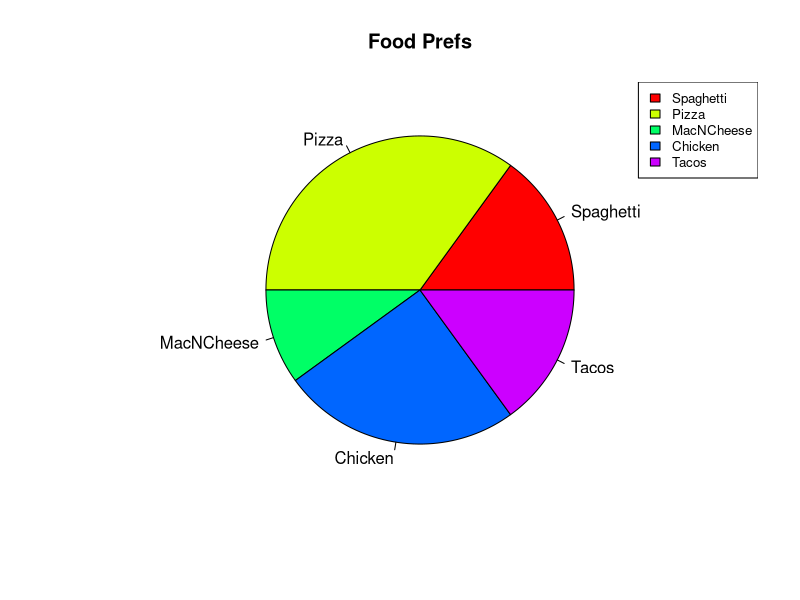

Write R code to recreate this figure.
# for comments xD

#assignment: can be achieved with = or <-
#example: (variable names can have . )
#header.beaver1 <- head(beaver1)
#printing a variable:
#print(header.beaver1)

#types of data in R:
#print(class(4))
#print(class(4L))
#print(class(T))
#print(class(1 + 4i))
#print(class("Sample"))
#print(class(charToRaw("Sample")))

#Arithmetic operators:
#sprintf("4 + 5 = %d" , 4 + 5)
#sprintf("4 - 5 = %d" , 4 - 5)
#sprintf("4 * 5 = %d" , 4 * 5)
#sprintf("4 / 5 = %1.3f" , 4 / 5)
#sprintf("4 %% 5 = %d" , 4 %% 5)
#sprintf("4 ^ 5 = %d" , 4^5)

##vector:
#numbers = c(3, 2, 0, 1, 8)
##print a vector:
#numbers
#numbers[1]	#1 based not 0
#length(numbers)
#numbers[length(numbers)]
#numbers[-1]
#numbers[c(1,2)]
#numbers[2:3]
#numbers[5] = 1
#numbers[c(4,5)] = 2
#numbers
#sort(numbers, decreasing=T)
#oneToTen = 1:10
#add3 = seq(from= 3, to = 27, by= 3)
#add3
#evens = seq(from = 2, by = 2, length.out = 10)
#evens
#sprintf("4 in evens %s" , 4 %in% evens)
#rep(x = 2, times = 5, each = 2)
#rep(x = c(1, 2, 3), times = 2, each = 2)

##Relational operators:
#sprintf("4 == 5 : %s", 4 == 5)
#sprintf("4 != 5 : %s" ,4 != 5)
#sprintf("4 > 5 : %s" ,4 > 5)
#sprintf("4 < 5 : %s" ,4 < 5)
#sprintf("4 >= 5 : %s" ,4 >= 5)
#sprintf("4 <= 5 : %s" ,4 <= 5)

#oneTo20= c(1:20)
#isEven = oneTo20 %% 2 == 0
#isEven

#justEvens = oneTo20[oneTo20 %% 2 == 0]
#justEvens

##Logic operators:
#cat("TRUE && FALSE = ", T && F, "\n")
#cat("TRUE || FALSE = ", T || F, "\n")
#cat("!TRUE = ", !T, "\n")

##Decision making statements:
#age = 18
#if(age >= 18){
#	print("Drive and Vote")
#}else if(age >= 16){
#	print("Drive")
#}else{
#	print("Wait")
#}
#grade = "C"
#switch(grade,
#       "A" = print("great"),
#       "B" = print("good"),
#       "C" = print("ok"),
#       "D" = print("Bad"),
#       "F" = print("terrible"),
#       print("No such grade"))

##Strings:
#str1 = "This is a string"
#nchar(str1)
#sprintf(" Dog > Egg : %s", "Dog" > "Egg")
#sprintf(" Dog == Egg : %s", "Dog" == "Egg")
#str2 = paste("Owl", "Bear", sep="")
#str2
#substr(x = str2, start = 4, stop = 7)
#sub(pattern = "Owl", replacement = "Hawk", x = str2)
#gsub(pattern = "Egg", replacement = "Chicken", x = "Egg, Egg")
#strVect = strsplit("A dog ran fast" , " ")
#strVect

##Factors:
#direction = c("Up", "Left", "Right", "Down", "Left", "Up")
#factorDir = factor(direction)
#is.factor(factorDir)
#factorDir
#levels(x=factorDir)
#dow = c("Monday", "Tuesday", "Wednesday", "Thursday", "Friday", "Saturday", "Sunday")
#wDays = c("Tuesday", "Thursday", "Monday")
#wdFact = factor(x = wDays, levels = dow, ordered = T)
#wdFact

##Data frames (finally xD)
#customerData = data.frame(name = c("Tom", "Sally", "Sue"),
#			  age = c(43, 28, 35),
#			  stringAsFactors=F)
#customerData
#customerData[1,1]
#customerData[1, 1:2]
#customerData[1:3, 2]
#dim(customerData)
#recordMark = data.frame(name= "Mark", age = 33, stringAsFactors=F)
#customerData = rbind(customerData, recordMark)
#customerData
#
#debt = c(0, 25.50, 36, 48.19)
#customerData = cbind(customerData, debt)
#customerData
#
#owesMoney = customerData[customerData$debt > 0, ]
#owesMoney

##looping:
#num = 5
#repeat{
#	print(num)
#	num = num + 1
#	if(num > 5){
#		break
#	}
#}
#
#while(num > 0){
#	num = num-1
#	if(num %% 2 == 0) {
#		next
#	}
#	print(num)
#}
#
#oneTo5 = 1:5
#for(i in oneTo5){
#	print(i)
#}

##Matrix:
#matrix1 = matrix(data=c(1,2,3,4))
#matrix1
#
#matrix2 = matrix(data = c(1,2,3,4), nrow = 2, ncol = 2)
#matrix2
#
#matrix3 = matrix(data = c(1, 2, 3, 4), nrow = 2, ncol = 2, byrow=T)
#matrix3
#
#dim(matrix3)
#matrix3[1,2]
#matrix3[1,]
#matrix3[,2]
#
#matrix4 = rbind(1:3, 4:6, 7:9)
#matrix4
#
#matrix4[1,1] = 0
#matrix4
#
#matrix4[1,] = c(10, 11, 12)
#matrix4

##arrays:
#array1 = array(data = 1:8, dim = c(2,2,2)) #tridimensional
#array1

##functions:
#getSum = function(num1, num2){
#	return( num1 + num2)
#}
#sprintf("5 + 6 = %d" , getSum(5, 6))
#getDifference = function(num1, num2){
#	num1-num2
#}
#sprintf("5 - 6 = %d" , getDifference(5, 6))
#makeList = function(theString){
#	return(strsplit(theString, " "))
#}
#makeList("Random Words")
#missFunc = function(x){
#	if(missing(x)){
#		return("Missing argument")
#	}else {
#		return(x)
#	}
#}
#missFunc()
#getSumMore = function(...){
#	numList = list(...)
#	sum = 0;
#	for( i in numList ){
#		sum = sum + i
#	}
#	sum
#}
#getSumMore(1, 2, 3 , 4)
##anonymous funcion:
#numList = 1:10
#dblList = (function(x) x * 2)(numList)
#dblList
##nclosure:
#power = function(exp){
#	function(x){
#		x ^ exp
#	}
#}
#cubed = power(3)
#cubed(2)	# 2 ^ 3
#cubed(1:5)	# 1 ^ 3 , 2 ^ 3 ... 5^3
#
#addFunc = list(
#	       add2 = function(x) x + 2,
#	       add3 = function(x) x + 3
#	       )
#addFunc$add2(5)

##Exception handling:
#divide = function(num1, num2){
#	tryCatch(
#		 num1/num2,
#		 error = function(e){
#			 if(is.character(num1) || is.character(num2)){
#				 print("Cant divide with strings")
#			 }
#		 }
#	)
#}
#divide(10, "5")

##file i/o
#myPeople = read.table(file="people.txt",
#			header=T, sep=" ",
#			na.strings=" ",
#			stringsAsFactors=F)
#myPeople

##plotting:
#xy1 = matrix(data=c(1,2,3,4,5,1,2,3,4,5), nrow=5, ncol=5)
#plot(xy1)	#when ploting, if you are using something as Rscript as I do, your plot will be generated as a pdf file :)
#
#x2 = c(1,2,3,4,5)
#y2 = c(1,2,3,4,5)
#plot(x2, y2, type = "l")	#actually all the plots will be outputed to the same file , thats nice !
#plot(x2, y2, type = "b")
#plot(x2, y2, type = "o", main = "My Plot" , xlab = "x axis", ylab = "y axis", col = "steelblue")
#plot(x2, y2, type = "o", pch = 2, lty = 2, main = "My Plot" , xlab = "x axis", ylab = "y axis", col = "steelblue", xlim = c(-8, 8), ylim = c(-8,8))
#
#plot(x2, y2, type = "b")
#abline(h = c(2,4), col = "red" , lty = 2)
#segments(x0=c(2,4), y0= c(2,2), x1 = c(2,4), y1 = c(4,4), col = "red" , lty = 2)
#arrows(x0 = 1.5, y0 = 4.5, x1 = 2.7, y1 = 3.25, col = "blue")
#text(x = 1.25, y = 4.75, labels = "Center")
#
#plot(faithful)
#eruptions4 = with(faithful, faithful[eruptions > 4, ])
#points(eruptions4, col = "red", pch = 3)

##math:
#sqrt(x=100)
#log(x = 4, base = 2)
#exp(x = 2)
#sum(c(1,2,3))
#randD1 = c(1,5,6,7,10,16)
#mean(randD1)
#median(randD1)
#min(randD1)
#max(randD1)
#range(randD1)
#ceiling(4.5)
#floor(4.5)
#cumsum(c(1,2,3))
#cumprod(c(1,2,3))
#cummax(c(7:9, 4:6, 1:3))
#cummin(c(7:9, 4:6, 1:3))
##random:
#sample(0:1, 10, replace=T)
#sample(0:20, 10, replace=T)

#Pie charts:
foodPref = c(15,35,10,25,15)
foodLabels = c("Spaghetti", "Pizza", "MacNCheese", "Chicken", "Tacos")
png(file = "child_food_preferences.png")
colors = rainbow(length(foodPref))
pie(foodPref, foodLabels, main = "Food Prefs", col = colors)
legend("topright", c("Spaghetti", "Pizza", "MacNCheese", "Chicken", "Tacos"), cex = 0.8, fill = colors)
dev.off()

























